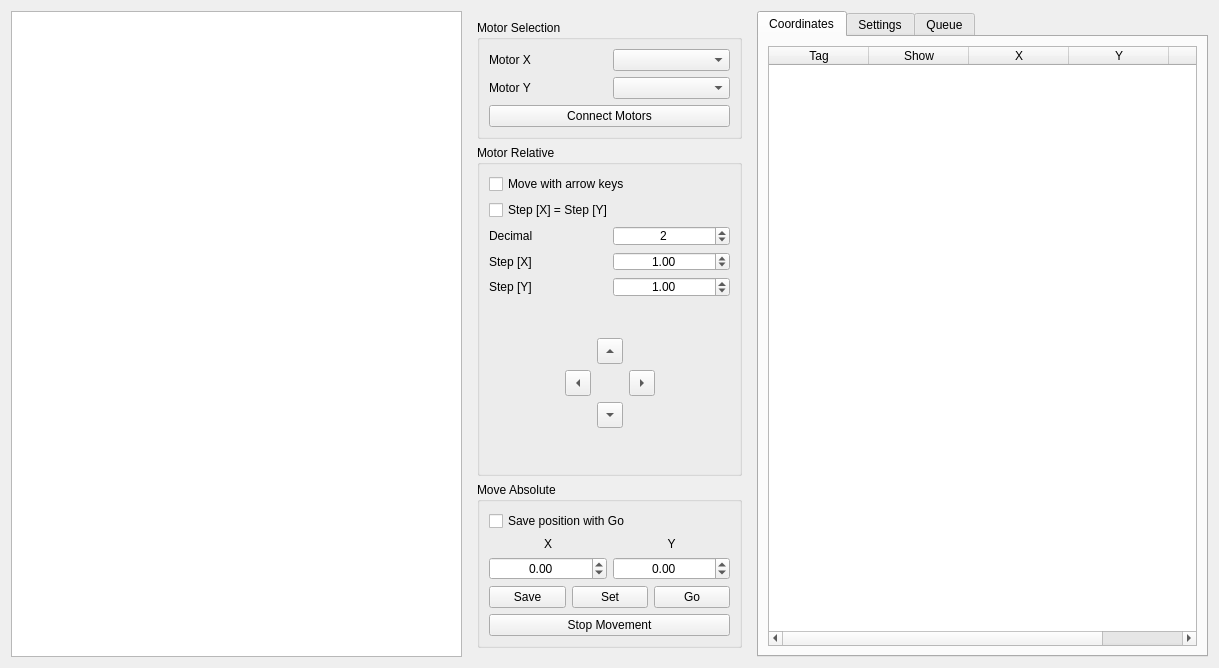
<?xml version="1.0" encoding="UTF-8"?>
<ui version="4.0">
 <class>Form</class>
 <widget class="QWidget" name="Form">
  <property name="geometry">
   <rect>
    <x>0</x>
    <y>0</y>
    <width>1219</width>
    <height>668</height>
   </rect>
  </property>
  <property name="windowTitle">
   <string>Motor Controller</string>
  </property>
  <layout class="QHBoxLayout" name="horizontalLayout" stretch="8,5,8">
   <item>
    <widget class="GraphicsLayoutWidget" name="glw">
     <property name="enabled">
      <bool>true</bool>
     </property>
    </widget>
   </item>
   <item>
    <widget class="QFrame" name="Controls">
     <property name="minimumSize">
      <size>
       <width>221</width>
       <height>471</height>
      </size>
     </property>
     <layout class="QVBoxLayout" name="verticalLayout_6">
      <item>
       <widget class="QGroupBox" name="motorSelection">
        <property name="title">
         <string>Motor Selection</string>
        </property>
        <layout class="QGridLayout" name="gridLayout_4">
         <item row="2" column="0">
          <widget class="QLabel" name="label_8">
           <property name="text">
            <string>Motor Y</string>
           </property>
          </widget>
         </item>
         <item row="1" column="1">
          <widget class="QComboBox" name="comboBox_motor_x"/>
         </item>
         <item row="2" column="1">
          <widget class="QComboBox" name="comboBox_motor_y"/>
         </item>
         <item row="1" column="0">
          <widget class="QLabel" name="label_5">
           <property name="text">
            <string>Motor X</string>
           </property>
          </widget>
         </item>
         <item row="3" column="0" colspan="2">
          <widget class="QPushButton" name="pushButton_connecMotors">
           <property name="text">
            <string>Connect Motors</string>
           </property>
          </widget>
         </item>
        </layout>
       </widget>
      </item>
      <item>
       <spacer name="verticalSpacer_3">
        <property name="orientation">
         <enum>Qt::Vertical</enum>
        </property>
        <property name="sizeHint" stdset="0">
         <size>
          <width>20</width>
          <height>18</height>
         </size>
        </property>
       </spacer>
      </item>
      <item>
       <widget class="QGroupBox" name="motorControl">
        <property name="title">
         <string>Motor Relative</string>
        </property>
        <layout class="QVBoxLayout" name="verticalLayout_5">
         <item>
          <widget class="QCheckBox" name="checkBox_enableArrows">
           <property name="text">
            <string>Move with arrow keys</string>
           </property>
          </widget>
         </item>
         <item>
          <widget class="QCheckBox" name="checkBox_same_xy">
           <property name="text">
            <string>Step [X] = Step [Y]</string>
           </property>
          </widget>
         </item>
         <item>
          <layout class="QGridLayout" name="gridLayout_6">
           <item row="1" column="0">
            <widget class="QLabel" name="label_step_x">
             <property name="minimumSize">
              <size>
               <width>108</width>
               <height>19</height>
              </size>
             </property>
             <property name="text">
              <string>Step [X]</string>
             </property>
            </widget>
           </item>
           <item row="0" column="1">
            <widget class="QSpinBox" name="spinBox_precision">
             <property name="minimumSize">
              <size>
               <width>107</width>
               <height>19</height>
              </size>
             </property>
             <property name="alignment">
              <set>Qt::AlignCenter</set>
             </property>
             <property name="maximum">
              <number>8</number>
             </property>
             <property name="value">
              <number>2</number>
             </property>
            </widget>
           </item>
           <item row="0" column="0">
            <widget class="QLabel" name="label_2">
             <property name="minimumSize">
              <size>
               <width>108</width>
               <height>19</height>
              </size>
             </property>
             <property name="text">
              <string>Decimal</string>
             </property>
            </widget>
           </item>
           <item row="1" column="1">
            <widget class="QDoubleSpinBox" name="spinBox_step">
             <property name="minimumSize">
              <size>
               <width>107</width>
               <height>19</height>
              </size>
             </property>
             <property name="alignment">
              <set>Qt::AlignCenter</set>
             </property>
             <property name="minimum">
              <double>0.000000000000000</double>
             </property>
             <property name="maximum">
              <double>99.000000000000000</double>
             </property>
             <property name="singleStep">
              <double>0.100000000000000</double>
             </property>
             <property name="value">
              <double>1.000000000000000</double>
             </property>
            </widget>
           </item>
           <item row="2" column="0">
            <widget class="QLabel" name="label_step_y">
             <property name="minimumSize">
              <size>
               <width>108</width>
               <height>19</height>
              </size>
             </property>
             <property name="text">
              <string>Step [Y]</string>
             </property>
            </widget>
           </item>
           <item row="2" column="1">
            <widget class="QDoubleSpinBox" name="spinBox_step_y">
             <property name="minimumSize">
              <size>
               <width>107</width>
               <height>19</height>
              </size>
             </property>
             <property name="alignment">
              <set>Qt::AlignCenter</set>
             </property>
             <property name="minimum">
              <double>0.000000000000000</double>
             </property>
             <property name="maximum">
              <double>99.000000000000000</double>
             </property>
             <property name="singleStep">
              <double>0.100000000000000</double>
             </property>
             <property name="value">
              <double>1.000000000000000</double>
             </property>
            </widget>
           </item>
          </layout>
         </item>
         <item>
          <layout class="QGridLayout" name="gridLayout">
           <property name="sizeConstraint">
            <enum>QLayout::SetDefaultConstraint</enum>
           </property>
           <item row="1" column="2" alignment="Qt::AlignHCenter|Qt::AlignVCenter">
            <widget class="QToolButton" name="toolButton_up">
             <property name="minimumSize">
              <size>
               <width>26</width>
               <height>26</height>
              </size>
             </property>
             <property name="text">
              <string>...</string>
             </property>
             <property name="arrowType">
              <enum>Qt::UpArrow</enum>
             </property>
            </widget>
           </item>
           <item row="2" column="4">
            <spacer name="horizontalSpacer_2">
             <property name="orientation">
              <enum>Qt::Horizontal</enum>
             </property>
             <property name="sizeHint" stdset="0">
              <size>
               <width>40</width>
               <height>20</height>
              </size>
             </property>
            </spacer>
           </item>
           <item row="3" column="2" alignment="Qt::AlignHCenter|Qt::AlignVCenter">
            <widget class="QToolButton" name="toolButton_down">
             <property name="minimumSize">
              <size>
               <width>26</width>
               <height>26</height>
              </size>
             </property>
             <property name="text">
              <string>...</string>
             </property>
             <property name="arrowType">
              <enum>Qt::DownArrow</enum>
             </property>
            </widget>
           </item>
           <item row="2" column="1">
            <widget class="QToolButton" name="toolButton_left">
             <property name="minimumSize">
              <size>
               <width>26</width>
               <height>26</height>
              </size>
             </property>
             <property name="text">
              <string>...</string>
             </property>
             <property name="arrowType">
              <enum>Qt::LeftArrow</enum>
             </property>
            </widget>
           </item>
           <item row="0" column="2">
            <spacer name="verticalSpacer">
             <property name="orientation">
              <enum>Qt::Vertical</enum>
             </property>
             <property name="sizeHint" stdset="0">
              <size>
               <width>20</width>
               <height>40</height>
              </size>
             </property>
            </spacer>
           </item>
           <item row="2" column="3">
            <widget class="QToolButton" name="toolButton_right">
             <property name="minimumSize">
              <size>
               <width>26</width>
               <height>26</height>
              </size>
             </property>
             <property name="text">
              <string>...</string>
             </property>
             <property name="arrowType">
              <enum>Qt::RightArrow</enum>
             </property>
            </widget>
           </item>
           <item row="2" column="0">
            <spacer name="horizontalSpacer">
             <property name="orientation">
              <enum>Qt::Horizontal</enum>
             </property>
             <property name="sizeHint" stdset="0">
              <size>
               <width>40</width>
               <height>20</height>
              </size>
             </property>
            </spacer>
           </item>
           <item row="4" column="2">
            <spacer name="verticalSpacer_2">
             <property name="orientation">
              <enum>Qt::Vertical</enum>
             </property>
             <property name="sizeHint" stdset="0">
              <size>
               <width>20</width>
               <height>40</height>
              </size>
             </property>
            </spacer>
           </item>
          </layout>
         </item>
        </layout>
       </widget>
      </item>
      <item>
       <spacer name="verticalSpacer_4">
        <property name="orientation">
         <enum>Qt::Vertical</enum>
        </property>
        <property name="sizeHint" stdset="0">
         <size>
          <width>20</width>
          <height>13</height>
         </size>
        </property>
       </spacer>
      </item>
      <item>
       <widget class="QGroupBox" name="motorControl_absolute">
        <property name="title">
         <string>Move Absolute</string>
        </property>
        <layout class="QVBoxLayout" name="verticalLayout">
         <item>
          <widget class="QCheckBox" name="checkBox_save_with_go">
           <property name="text">
            <string>Save position with Go</string>
           </property>
          </widget>
         </item>
         <item>
          <layout class="QGridLayout" name="gridLayout_3">
           <item row="1" column="1">
            <widget class="QDoubleSpinBox" name="spinBox_absolute_y">
             <property name="alignment">
              <set>Qt::AlignCenter</set>
             </property>
             <property name="minimum">
              <double>-500.000000000000000</double>
             </property>
             <property name="maximum">
              <double>500.000000000000000</double>
             </property>
             <property name="singleStep">
              <double>0.100000000000000</double>
             </property>
            </widget>
           </item>
           <item row="1" column="0">
            <widget class="QDoubleSpinBox" name="spinBox_absolute_x">
             <property name="alignment">
              <set>Qt::AlignCenter</set>
             </property>
             <property name="minimum">
              <double>-500.000000000000000</double>
             </property>
             <property name="maximum">
              <double>500.000000000000000</double>
             </property>
             <property name="singleStep">
              <double>0.100000000000000</double>
             </property>
            </widget>
           </item>
           <item row="0" column="1">
            <widget class="QLabel" name="label_7">
             <property name="text">
              <string>Y</string>
             </property>
             <property name="alignment">
              <set>Qt::AlignCenter</set>
             </property>
            </widget>
           </item>
           <item row="0" column="0">
            <widget class="QLabel" name="label_6">
             <property name="text">
              <string>X</string>
             </property>
             <property name="alignment">
              <set>Qt::AlignCenter</set>
             </property>
            </widget>
           </item>
          </layout>
         </item>
         <item>
          <layout class="QHBoxLayout" name="horizontalLayout_2">
           <item>
            <widget class="QPushButton" name="pushButton_save">
             <property name="text">
              <string>Save</string>
             </property>
            </widget>
           </item>
           <item>
            <widget class="QPushButton" name="pushButton_set">
             <property name="text">
              <string>Set</string>
             </property>
            </widget>
           </item>
           <item>
            <widget class="QPushButton" name="pushButton_go_absolute">
             <property name="text">
              <string>Go</string>
             </property>
            </widget>
           </item>
          </layout>
         </item>
         <item>
          <widget class="QPushButton" name="pushButton_stop">
           <property name="text">
            <string>Stop Movement</string>
           </property>
          </widget>
         </item>
        </layout>
       </widget>
      </item>
     </layout>
    </widget>
   </item>
   <item>
    <widget class="QTabWidget" name="tabWidget_tables">
     <property name="enabled">
      <bool>true</bool>
     </property>
     <property name="currentIndex">
      <number>0</number>
     </property>
     <widget class="QWidget" name="tab_coordinates">
      <attribute name="title">
       <string>Coordinates</string>
      </attribute>
      <layout class="QVBoxLayout" name="verticalLayout_3">
       <item>
        <widget class="QTableWidget" name="tableWidget_coordinates">
         <property name="selectionMode">
          <enum>QAbstractItemView::MultiSelection</enum>
         </property>
         <property name="selectionBehavior">
          <enum>QAbstractItemView::SelectRows</enum>
         </property>
         <column>
          <property name="text">
           <string>Tag</string>
          </property>
         </column>
         <column>
          <property name="text">
           <string>Show</string>
          </property>
         </column>
         <column>
          <property name="text">
           <string>X</string>
          </property>
         </column>
         <column>
          <property name="text">
           <string>Y</string>
          </property>
         </column>
         <column>
          <property name="text">
           <string>Move</string>
          </property>
         </column>
        </widget>
       </item>
      </layout>
     </widget>
     <widget class="QWidget" name="tab_settings">
      <attribute name="title">
       <string>Settings</string>
      </attribute>
      <layout class="QVBoxLayout" name="verticalLayout_4">
       <item>
        <widget class="QGroupBox" name="motorLimits">
         <property name="enabled">
          <bool>false</bool>
         </property>
         <property name="title">
          <string>Motor Limits</string>
         </property>
         <layout class="QGridLayout" name="gridLayout_2">
          <item row="3" column="1">
           <widget class="QSpinBox" name="spinBox_y_min">
            <property name="alignment">
             <set>Qt::AlignCenter</set>
            </property>
            <property name="minimum">
             <number>-1000</number>
            </property>
            <property name="maximum">
             <number>1000</number>
            </property>
            <property name="value">
             <number>-100</number>
            </property>
           </widget>
          </item>
          <item row="2" column="1">
           <widget class="QPushButton" name="pushButton_updateLimits">
            <property name="text">
             <string>Update</string>
            </property>
           </widget>
          </item>
          <item row="2" column="2">
           <widget class="QSpinBox" name="spinBox_x_max">
            <property name="alignment">
             <set>Qt::AlignCenter</set>
            </property>
            <property name="minimum">
             <number>-1000</number>
            </property>
            <property name="maximum">
             <number>1000</number>
            </property>
            <property name="value">
             <number>100</number>
            </property>
           </widget>
          </item>
          <item row="0" column="1">
           <widget class="QLabel" name="label_Y_max">
            <property name="text">
             <string>+ Y</string>
            </property>
            <property name="alignment">
             <set>Qt::AlignCenter</set>
            </property>
           </widget>
          </item>
          <item row="1" column="1">
           <widget class="QSpinBox" name="spinBox_y_max">
            <property name="alignment">
             <set>Qt::AlignCenter</set>
            </property>
            <property name="minimum">
             <number>-1000</number>
            </property>
            <property name="maximum">
             <number>1000</number>
            </property>
            <property name="value">
             <number>100</number>
            </property>
           </widget>
          </item>
          <item row="2" column="0">
           <widget class="QSpinBox" name="spinBox_x_min">
            <property name="alignment">
             <set>Qt::AlignCenter</set>
            </property>
            <property name="minimum">
             <number>-1000</number>
            </property>
            <property name="maximum">
             <number>1000</number>
            </property>
            <property name="value">
             <number>-100</number>
            </property>
           </widget>
          </item>
          <item row="4" column="1">
           <widget class="QLabel" name="label_Y_min">
            <property name="text">
             <string>- Y</string>
            </property>
            <property name="alignment">
             <set>Qt::AlignCenter</set>
            </property>
           </widget>
          </item>
          <item row="1" column="0">
           <widget class="QLabel" name="label_X_min">
            <property name="text">
             <string>- X</string>
            </property>
            <property name="alignment">
             <set>Qt::AlignCenter</set>
            </property>
           </widget>
          </item>
          <item row="1" column="2">
           <widget class="QLabel" name="label_X_max">
            <property name="text">
             <string>+ X</string>
            </property>
            <property name="alignment">
             <set>Qt::AlignCenter</set>
            </property>
           </widget>
          </item>
         </layout>
        </widget>
       </item>
       <item>
        <widget class="QGroupBox" name="groupBox_2">
         <property name="title">
          <string>Plotting Options</string>
         </property>
         <layout class="QGridLayout" name="gridLayout_5">
          <item row="0" column="1" colspan="2">
           <widget class="QSpinBox" name="spinBox_max_points">
            <property name="alignment">
             <set>Qt::AlignCenter</set>
            </property>
            <property name="minimum">
             <number>100</number>
            </property>
            <property name="maximum">
             <number>10000</number>
            </property>
            <property name="singleStep">
             <number>100</number>
            </property>
            <property name="value">
             <number>5000</number>
            </property>
           </widget>
          </item>
          <item row="0" column="0">
           <widget class="QLabel" name="label_15">
            <property name="text">
             <string>Max Points</string>
            </property>
           </widget>
          </item>
          <item row="2" column="1" colspan="2">
           <widget class="QSpinBox" name="spinBox_scatter_size">
            <property name="alignment">
             <set>Qt::AlignCenter</set>
            </property>
            <property name="minimum">
             <number>1</number>
            </property>
            <property name="maximum">
             <number>15</number>
            </property>
            <property name="value">
             <number>5</number>
            </property>
           </widget>
          </item>
          <item row="2" column="0">
           <widget class="QLabel" name="label_11">
            <property name="text">
             <string>Scatter Size</string>
            </property>
           </widget>
          </item>
          <item row="3" column="0" colspan="3">
           <widget class="QPushButton" name="pushButton_update_config">
            <property name="text">
             <string>Update Settings</string>
            </property>
           </widget>
          </item>
          <item row="1" column="1" colspan="2">
           <widget class="QSpinBox" name="spinBox_num_dim_points">
            <property name="alignment">
             <set>Qt::AlignCenter</set>
            </property>
            <property name="minimum">
             <number>10</number>
            </property>
            <property name="maximum">
             <number>1000</number>
            </property>
            <property name="singleStep">
             <number>10</number>
            </property>
            <property name="value">
             <number>100</number>
            </property>
           </widget>
          </item>
          <item row="1" column="0">
           <widget class="QLabel" name="label_16">
            <property name="text">
             <string>N dim</string>
            </property>
           </widget>
          </item>
          <item row="4" column="0" colspan="3">
           <widget class="QPushButton" name="pushButton_enableGUI">
            <property name="text">
             <string>Enable Control GUI</string>
            </property>
           </widget>
          </item>
         </layout>
        </widget>
       </item>
      </layout>
     </widget>
     <widget class="QWidget" name="tab_queue">
      <attribute name="title">
       <string>Queue</string>
      </attribute>
      <layout class="QVBoxLayout" name="verticalLayout_2">
       <item>
        <widget class="QLabel" name="label_3">
         <property name="text">
          <string>Work in progress</string>
         </property>
         <property name="alignment">
          <set>Qt::AlignCenter</set>
         </property>
        </widget>
       </item>
       <item>
        <widget class="QPushButton" name="pushButton_5">
         <property name="enabled">
          <bool>false</bool>
         </property>
         <property name="text">
          <string>Reset Queue</string>
         </property>
        </widget>
       </item>
       <item>
        <widget class="QTableWidget" name="tableWidget_2">
         <property name="enabled">
          <bool>false</bool>
         </property>
         <column>
          <property name="text">
           <string>queueID</string>
          </property>
         </column>
         <column>
          <property name="text">
           <string>scanID</string>
          </property>
         </column>
         <column>
          <property name="text">
           <string>is_scan</string>
          </property>
         </column>
         <column>
          <property name="text">
           <string>type</string>
          </property>
         </column>
         <column>
          <property name="text">
           <string>scan_number</string>
          </property>
         </column>
         <column>
          <property name="text">
           <string>IQ status</string>
          </property>
         </column>
        </widget>
       </item>
      </layout>
     </widget>
    </widget>
   </item>
  </layout>
 </widget>
 <customwidgets>
  <customwidget>
   <class>GraphicsLayoutWidget</class>
   <extends>QGraphicsView</extends>
   <header>pyqtgraph.h</header>
  </customwidget>
 </customwidgets>
 <resources/>
 <connections/>
</ui>
